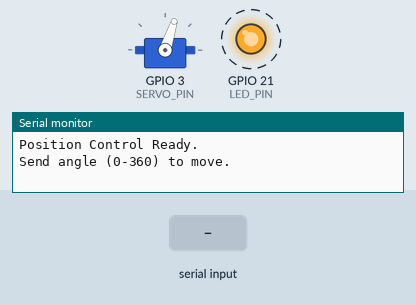
Recording of a sketch running on a simulated Seeed XIAO ESP32-S3. On the bench: servo, output pins drawn as LEDs (lit = HIGH), the last lines printed to the serial monitor. Dashed ring = blinking. The inputs (shaded band) are chosen by the test bench. Pins used as bus, display or sensor lines are not drawn.

Above: at 4.2 s.
4.3 s: "90,45\n" received over Serial
At 5.4 s:
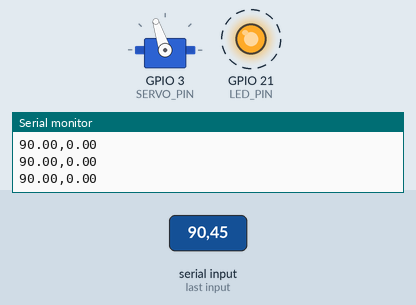
7.3 s: "30,150\n" received over Serial
At 8.4 s:
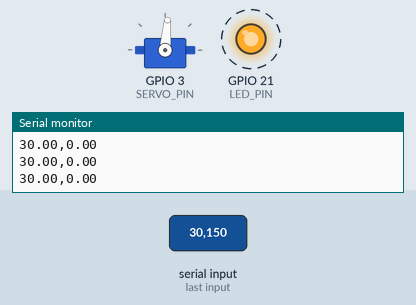
10.3 s: "200\n" received over Serial
At 11.4 s:
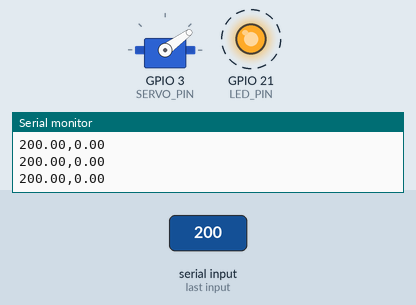
13.3 s: "90\n" received over Serial
At 13.9 s:
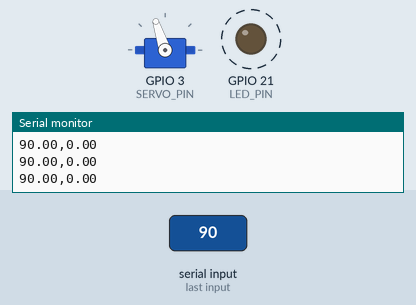
16.3 s: "1,90\n" received over Serial
At 16.9 s:
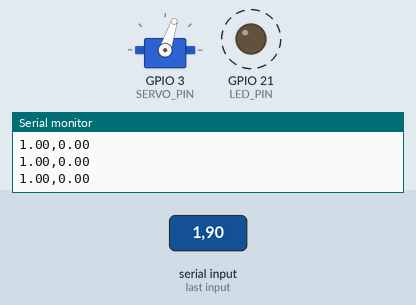
Timing chart, 0 to 20.3 s (numbered marks = the images above; inputs shaded):
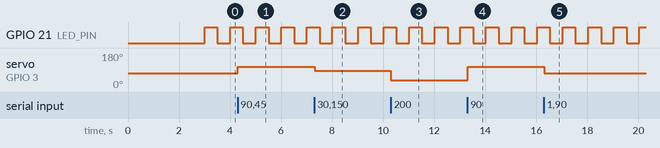

The sketch:

servo_position_control.ino
```cpp
#include <ESP32Servo.h>
#include <SPI.h>

// --- Pin Definitions (SAFE PINOUT) ---
const int CS_PIN = D3;   // SPI Chip Select
const int SCK_PIN = D8;  // SPI Clock
const int MISO_PIN = D4; // SPI MISO (Safe Pin)
const int MOSI_PIN = D5; // SPI MOSI (Safe Pin)
const int SERVO_PIN = D2;   // Servo Control Pin
const int LED_PIN = 21;     // Xiao ESP32S3 User LED

// --- Constants ---
const int PWM_STOP = 1500;
const int PWM_MIN = 1000;
const int PWM_MAX = 2000;

// P-Controller Gains
// Kp: How hard to push per degree of error.
// E.g., Error=10 deg, Kp=5 -> Speed=50. Pulse=1550.
float Kp = 6.0;
float DEAD_ZONE = 1.0; // Degrees. Stop if within this range.

Servo myServo;

// Global tracking
float targetAngle = 0; // Target in degrees (0-360)
float currentAngle = 0;
bool isEnabled = false;

// Function Prototypes
float readAngleSPI();
void runControlLoop();

void setup() {
  // Safety Delay for USB
  delay(3000);

  Serial.begin(115200);

  // LED Setup
  pinMode(LED_PIN, OUTPUT);

  // SPI Setup
  pinMode(CS_PIN, OUTPUT);
  digitalWrite(CS_PIN, HIGH);
  SPI.begin(SCK_PIN, MISO_PIN, MOSI_PIN, CS_PIN);

  // Servo Setup
  ESP32PWM::allocateTimer(0);
  ESP32PWM::allocateTimer(1);
  ESP32PWM::allocateTimer(2);
  ESP32PWM::allocateTimer(3);
  myServo.setPeriodHertz(50);
  myServo.attach(SERVO_PIN, 500, 3000);
  myServo.writeMicroseconds(PWM_STOP);

  // Wait for Serial (Optional but good for debug)
  unsigned long startWait = millis();
  while (!Serial && millis() - startWait < 5000) {
    delay(10);
  }
  Serial.println("Position Control Ready.");
  Serial.println("Send angle (0-360) to move.");

  // Initial current angle
  currentAngle = readAngleSPI();
  targetAngle = currentAngle; // Start where we are
}

void loop() {
  // 1. Handle Serial Input
  if (Serial.available()) {
    String input = Serial.readStringUntil('\n');
    input.trim();
    if (input.length() > 0) {
      if (input.startsWith("K:")) {
        // Update Kp? "K:5.5"
        Kp = input.substring(2).toFloat();
        Serial.print("Kp set to: "); Serial.println(Kp);
      } else {
        // Assume pure number as target
        float newTarget = input.toFloat();
        // Normalize to 0-360
        while(newTarget >= 360) newTarget -= 360;
        while(newTarget < 0) newTarget += 360;

        targetAngle = newTarget;
        isEnabled = true;
        Serial.print("Target: "); Serial.println(targetAngle);
      }
    }
  }

  // 2. Run Control Loop at ~50Hz (20ms)
  static unsigned long lastUpdate = 0;
  if (millis() - lastUpdate >= 20) {
    lastUpdate = millis();
    if (isEnabled) {
      runControlLoop();
    }
  }

  // 3. Heartbeat
  static unsigned long lastBlink = 0;
  if (millis() - lastBlink > 500) {
    lastBlink = millis();
    digitalWrite(LED_PIN, !digitalRead(LED_PIN));
  }
}

void runControlLoop() {
  currentAngle = readAngleSPI();

  // Calculate Shortest Path Error
  float error = targetAngle - currentAngle;

  if (error > 180) error -= 360;
  if (error < -180) error += 360;

  // Stream Data for Plotter
  // Format: "Target,Current"
  Serial.print(targetAngle);
  Serial.print(",");
  Serial.println(currentAngle);

  int pwmSignal = PWM_STOP;

  if (abs(error) > DEAD_ZONE) {
    // P-Control
    float controlEffort = error * Kp;

    // Clamp Speed (Prevent going too crazy?)
    // Usually servo hardware limit handles raw 1000-2000 clamping.

    // Calculate PWM
    // CHANGE DIRECTION: If motor runs away, change '+' to '-' here.
    int dir = 1;

    // Stiction Compensation (Minimum Speed)
    // Continuous Rotation servos have a "deadband" around 1500 where they don't move.
    // We need to jump over this.
    int minSpeed = 40;

    // Apply Min Speed
    if (abs(controlEffort) < minSpeed && abs(controlEffort) > 0.1) {
      if (controlEffort > 0) controlEffort = minSpeed;
      else controlEffort = -minSpeed;
    }

    pwmSignal = PWM_STOP + (int)(dir * controlEffort);

    // Clamp to hardware limits
    if (pwmSignal > 2000) pwmSignal = 2000;
    if (pwmSignal < 1000) pwmSignal = 1000;

  } else {
    // In dead zone, stop
    pwmSignal = PWM_STOP;
  }

  // Debug PWM
  // Serial.print(" PWM:"); Serial.println(pwmSignal);

  myServo.writeMicroseconds(pwmSignal);
}

// Read Angle from AS5048A via SPI (Mode 1)
float readAngleSPI() {
  SPI.beginTransaction(SPISettings(1000000, MSBFIRST, SPI_MODE1));
  digitalWrite(CS_PIN, LOW);
  uint16_t rawData = SPI.transfer16(0xFFFF);
  digitalWrite(CS_PIN, HIGH);
  SPI.endTransaction();

  // Tiny delay
  delayMicroseconds(1);

  uint16_t angleData = rawData & 0x3FFF;
  return (float)angleData / 16383.0 * 360.0;
}
```

Measured:
- after the input at 4.3 s, servo on GPIO 3 (SERVO_PIN): 72° → 108° at once
- after the input at 7.3 s, servo on GPIO 3 (SERVO_PIN): 108° → 85° at once
- after the input at 10.3 s, servo on GPIO 3 (SERVO_PIN): 85° → 36° at once
- after the input at 13.3 s, servo on GPIO 3 (SERVO_PIN): 36° → 108° at once
- after the input at 16.3 s, servo on GPIO 3 (SERVO_PIN): 108° → 72° at once
- by itself, GPIO 21 (LED_PIN): alternates HIGH for 0.50 s and LOW for 0.50 s
